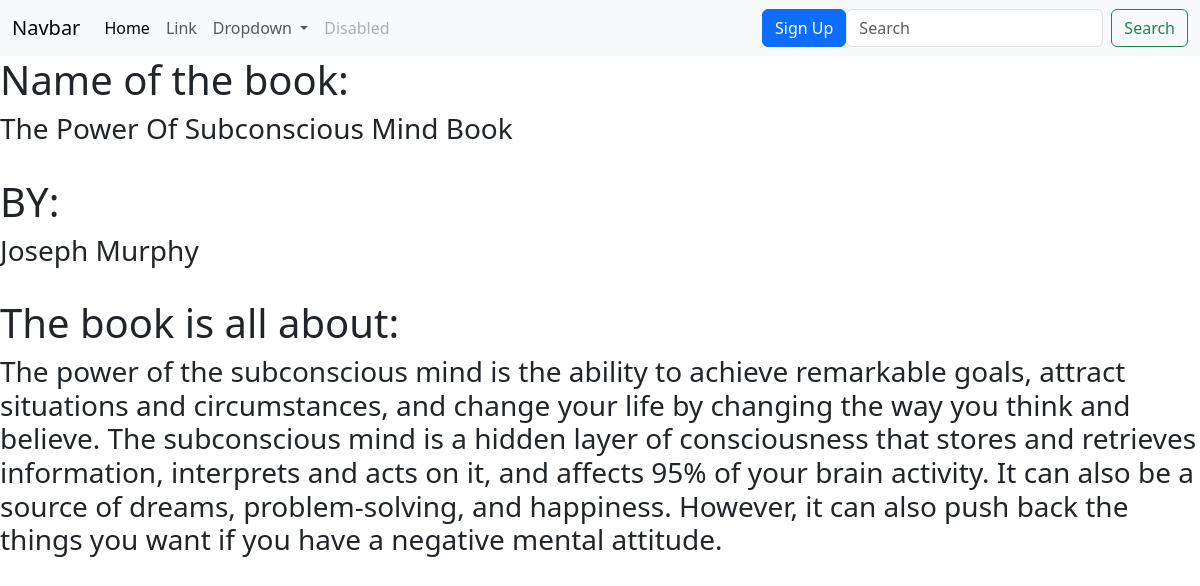
Page /bookout/2 on the committed database.
### project2/models.py (models this page shows)
class book (models.Model):
    book_name=models.CharField(max_length=100)
    author=models.CharField(max_length=100)
    description=models.CharField(max_length=1000)

### site2/views.py (the view)
# urls.py: path('bookout/<id>',views.book_out),
def book_out(request,id):
    ab=book.objects.get(id=id)
    data={
        'name':ab
    }
    return render(request,'out.html',data)

### templates/out.html
{% extends 'base.html' %}
{% block bca %}
<h1>Name of the book: <h3>{{name.book_name}}</h3>
<br>
<h1>BY:<h3> {{name.author}}</h3>
<br>
<h1>The book is all about: <h3>{{name.description}}</h3>
</h1>
{% endblock bca %}

### rows in the picture
book: book_name "The Power Of Subconscious Mind Book", author "Joseph Murphy", description "The power of the subconscious mind is the ability to achieve remarkable goals, attract situations and circumstances, and change your life by changing the way you think and believe. The subconscious mind is a hidden layer of consciousness that stores and retrieves information, interprets and acts on it, and affects 95% of your brain activity. It can also be a source of dreams, problem-solving, and happiness. However, it can also push back the things you want if you have a negative mental attitude."
